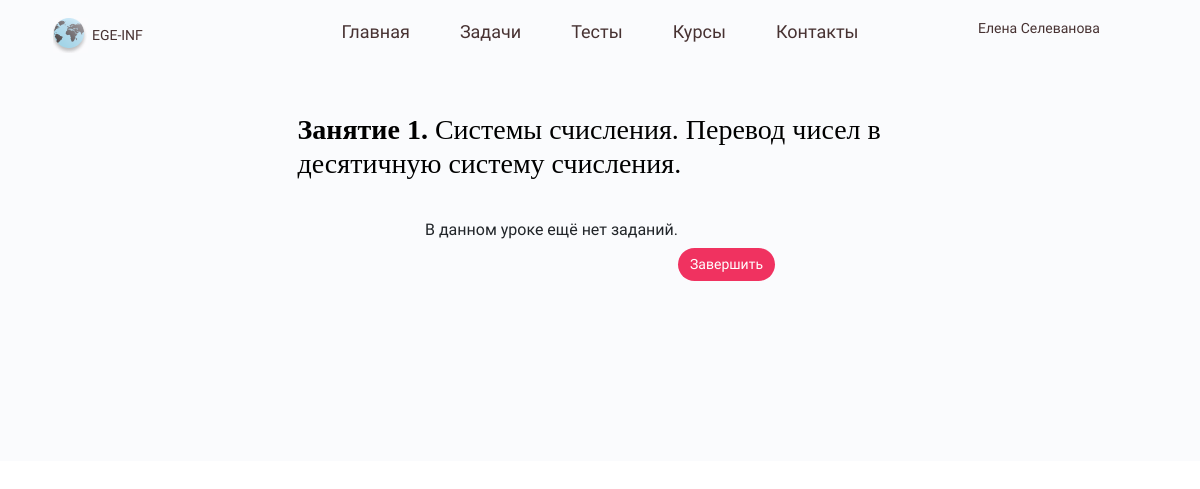
Before: /catalog/lesson/3/ with the older database file.
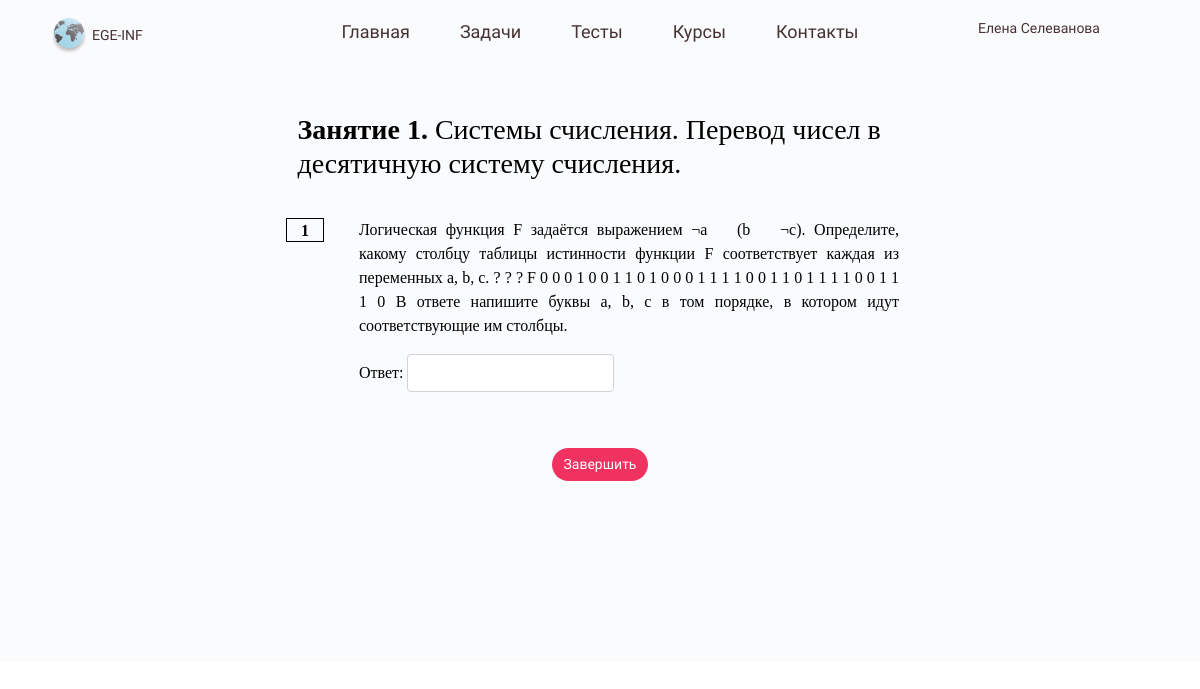
After: the same page with the newer database file.
### catalog/models.py (models this page shows, shortened)
class Task(models.Model):
    topic = models.ForeignKey(
        Topic,
        on_delete=models.CASCADE,
        verbose_name="Тема задачи"
    )
    task_text = models.TextField('Условие задачи')
    answer_text = models.CharField('Ответ', max_length=50)
    detail_solution_text = models.TextField('Решение')
    type_of_task_text = models.CharField('Тип задачи',max_length=100)
    author_of_task = models.ForeignKey(
        User,
        on_delete=models.CASCADE,
        verbose_name="Автор"
    )
    source_of_task_text = models.CharField('Источник',max_length=100)
    year_of_task_text = models.CharField('Актуальный год',max_length=100)
    necessary_topics = models.CharField('Необходимо знание тем',max_length=100)
    creation_date = models.DateTimeField('Дата создания')
    publication_date = models.DateTimeField('Дата публикации')

### catalog/views.py (the view)
# urls.py: path('lesson/<int:pk>/', views.lesson_detail, name='lesson_detail'),
def lesson_detail(request, pk):
    lesson_task_list = LessonTasks.objects.filter(lesson=pk)
    latest_task_list = []
    for lesson_task in lesson_task_list:
        task = get_object_or_404(Task, pk=lesson_task.task.pk)
        latest_task_list.append(task)
    return render(request, 'catalog/lesson.html', context={'latest_task_list':latest_task_list,})

### catalog/templates/catalog/lesson.html (shortened to what this page needs)
{% extends "catalog/base_generic.html" %}
{% block content %}
    <div class="row justify-content-center">
          <div class="lessonTheme col-lg-7">
            <h3><b>Занятие 1.</b> Системы счисления. Перевод чисел в десятичную систему счисления.</h3>
          </div>
          {% for task in latest_task_list %}
              <div class="number col-lg-1">
                <b>{{ forloop.counter }}</b>
              </div>
              <div class="task col-lg-6">
                <p>{{ task.task_text }}</p>
                   <form>
                     <div class="form-group row">
                       <label for="formAnswerInput" class="col-sm-1 col-form-label">Ответ:</label>
                       <div class="col-sm-5">
                         <input type="text" class="form-control" id="formAnswerInput">
                       </div>
                     </div>
                   </form>
              </div>
            {% empty %}
                 <p>В данном уроке ещё нет заданий.</p>
            {% endfor %}
          <div class="mybutton">
            <input id="buttonComplete" class="btn btn-primary" type="submit" value="Завершить" onclick="window.location='result_course1_lesson1.html'">
          </div>
    </div>
{% endblock %}

Changed rows visible on the page:
added Task: task_text "Логическая функция F задаётся выражением ¬a  (b  ¬c). Определите, какому столбцу таблицы истинности функции F соответствует каждая из переменных a, b, c. ? ? ? F 0 0 0 1 0 0 1 1 0 1 0 0 0 1 1 1 1 0 0 1 1 0 1 1 1 1 0 0 1 1 1 0 В ответе напишите буквы a, b, c в том порядке, в котором идут соответствующие им столбцы."
Other visible differences:
text no longer shown: "В данном уроке ещё нет заданий."
